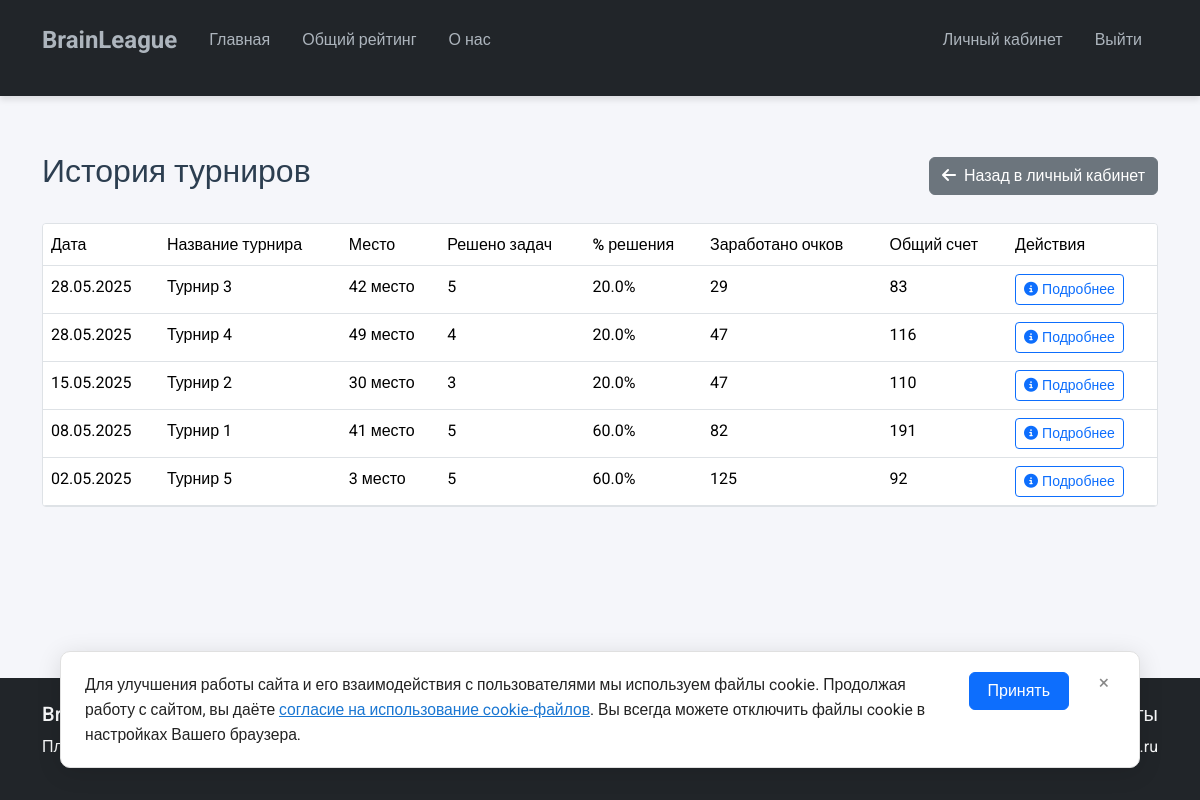
The app's page /tournament/history (signed in) with its own data.
### app.py (models this page shows)
class Tournament(db.Model):
    id = db.Column(db.Integer, primary_key=True)
    title = db.Column(db.String(200), nullable=False)
    description = db.Column(db.Text, nullable=False)
    rules = db.Column(db.Text, nullable=False)  # Добавляем поле для правил
    image = db.Column(db.String(200))
    start_date = db.Column(db.DateTime, nullable=False)
    duration = db.Column(db.Integer, nullable=False)  # в минутах
    is_active = db.Column(db.Boolean, default=False)
    status = db.Column(db.String(20), default='pending')  # pending, started, finished
    created_at = db.Column(db.DateTime, default=datetime.utcnow)
    updated_at = db.Column(db.DateTime, default=datetime.utcnow, onupdate=datetime.utcnow)
    participants = db.relationship('User',
                                 secondary='tournament_participation',
                                 back_populates='tournaments',
                                 lazy='dynamic',
                                 overlaps="tournament_participations")
    participations = db.relationship('TournamentParticipation',
                                   back_populates='tournament',
                                   overlaps="participants,tournaments")

### app.py (the view)
@app.route('/tournament/history')
@login_required
def tournament_history():
    if current_user.is_admin:
        flash('Администраторы не могут участвовать в турнирах', 'warning')
        return redirect(url_for('home'))
    page = request.args.get('page', 1, type=int)
    per_page = 10  # количество записей на странице
    tournaments_query = db.session.query(
        Tournament,
        TournamentParticipation.score,
        TournamentParticipation.place,
        func.count(SolvedTask.id).label('solved_tasks'),
        func.sum(case((SolvedTask.is_correct == True, Task.points), else_=0)).label('earned_points'),
        func.count(case((SolvedTask.is_correct == True, 1))).label('correct_tasks'),
        func.count(Task.id).label('total_tasks')
    ).join(
        TournamentParticipation,
        Tournament.id == TournamentParticipation.tournament_id
    ).outerjoin(
        Task,
        Tournament.id == Task.tournament_id
    ).outerjoin(
        SolvedTask,
        (Task.id == SolvedTask.task_id) & (SolvedTask.user_id == current_user.id)
    ).filter(
        TournamentParticipation.user_id == current_user.id
    ).group_by(
        Tournament.id,
        TournamentParticipation.score,
        TournamentParticipation.place
    ).order_by(
        Tournament.start_date.desc()
    )
    tournaments = tournaments_query.paginate(page=page, per_page=per_page, error_out=False)
    tournament_list = []
    for tournament, score, place, solved_tasks, earned_points, correct_tasks, total_tasks in tournaments.items:
        success_rate = round((correct_tasks or 0) / (total_tasks or 1) * 100, 1)
        tournament_list.append({
            'id': tournament.id,
            'name': tournament.title,
            'start_date': tournament.start_date,
            'solved_tasks': solved_tasks or 0,
            'earned_points': earned_points or 0,
            'score': score or 0,
            'place': place,
            'success_rate': success_rate
        })
    return render_template('tournament_history.html',
                         tournaments=tournament_list,
                         pagination=tournaments)

### app.py (called while the page is built)
def update_user_activity():
    session['last_activity'] = datetime.utcnow().isoformat()
    session.permanent = True

def check_user_activity():
    last_activity = session.get('last_activity')
    if not last_activity:
        return False
    last_activity = datetime.fromisoformat(last_activity)
    if datetime.utcnow() - last_activity > timedelta(days=1):
        session.clear()
        return False
    return True

@app.before_request
def before_request():
    thread_local.db = db.create_scoped_session()
    update_tournament_status()
    if current_user.is_authenticated:
        if not check_user_activity():
            logout_user()
            flash('Ваша сессия была завершена из-за длительного отсутствия активности', 'warning')
            return redirect(url_for('login'))
        update_user_activity()

@app.teardown_request
def teardown_request(exception=None):
    if hasattr(thread_local, 'db'):
        thread_local.db.remove()

@app.teardown_appcontext
def shutdown_session(exception=None):
    db.session.remove()

@login_manager.user_loader
def load_user(user_id):
    return User.query.get(int(user_id))

def update_tournament_status():
    now = datetime.utcnow() + timedelta(hours=3)  # Московское время
    tournaments = Tournament.query.filter(Tournament.status != 'finished').all()
    for tournament in tournaments:
        if tournament.start_date <= now and now <= tournament.start_date + timedelta(minutes=tournament.duration):
            tournament.status = 'started'
        elif now > tournament.start_date + timedelta(minutes=tournament.duration):
            tournament.status = 'finished'
    db.session.commit()

@app.after_request
def after_request(response):
    if response.status_code == 200 and request.endpoint in ['submit_answer', 'buy_tickets', 'use_tickets']:
        update_category_ranks()
    return response

### templates/tournament_history.html (shortened to what this page needs)
{% extends "base.html" %}
{% block content %}
<div class="container mt-4">
    <div class="d-flex justify-content-between align-items-center mb-4">
        <h2>История турниров</h2>
        <a href="{{ url_for('profile') }}" class="btn btn-secondary">
            <i class="fas fa-arrow-left me-2"></i>Назад в личный кабинет
        </a>
    </div>
    {% if tournaments %}
    <div class="rating-table-container">
        <table class="table table-hover">
            <thead>
                <tr>
                    <th>Дата</th>
                    <th>Название турнира</th>
                    <th>Место</th>
                    <th>Решено задач</th>
                    <th>% решения</th>
                    <th>Заработано очков</th>
                    <th>Общий счет</th>
                    <th>Действия</th>
                </tr>
            </thead>
            <tbody>
                {% for tournament in tournaments %}
                <tr>
                    <td>{{ tournament.start_date.strftime('%d.%m.%Y') }}</td>
                    <td>{{ tournament.name }}</td>
                    <td>
                        {% if tournament.place %}
                            {{ tournament.place }} место
                        {% else %}
                            -
                        {% endif %}
                    </td>
                    <td>{{ tournament.solved_tasks }}</td>
                    <td>{{ tournament.success_rate }}%</td>
                    <td>{{ tournament.earned_points }}</td>
                    <td>{{ tournament.score }}</td>
                    <td>
                        <a href="{{ url_for('tournament_results', tournament_id=tournament.id) }}" class="btn btn-sm btn-outline-primary">
                            <i class="fas fa-info-circle me-1"></i>Подробнее
                        </a>
                    </td>
                </tr>
                {% endfor %}
            </tbody>
        </table>
    </div>
    {% else %}
    <div class="alert alert-info">
        <i class="fas fa-info-circle me-2"></i>Вы еще не участвовали ни в одном турнире.
    </div>
    {% endif %}
</div>
{% endblock %}

### static/css/style.css (style rules this page uses)
:root { --primary-color: #4a90e2; --secondary-color: #2c3e50; --accent-color: #e74c3c; --success-color: #2ecc71; --warning-color: #f1c40f; --danger-color: #e74c3c; --light-bg: #f8f9fa; --dark-bg: #2c3e50; --text-color: #2c3e50; --text-light: #7f8c8d; --border-radius: 10px; --box-shadow: 0 4px 6px rgba(0, 0, 0, 0.1); --transition: all 0.3s ease; }
body { font-family: 'Roboto', sans-serif; color: var(--text-color); background-color: #f5f6fa; line-height: 1.6; min-height: 100vh; display: flex; flex-direction: column; }
h1, h2, h3, h4, h5, h6 { font-family: 'Roboto', sans-serif; font-weight: 500; }
.container { padding-bottom: 1rem; }
body { font-family: 'Roboto', sans-serif; min-height: 100vh; display: flex; flex-direction: column; }
.rating-table-container { max-height: 600px; overflow-y: auto; border: 1px solid #dee2e6; border-radius: 0.25rem; margin-bottom: 1rem; }
.rating-table-container table { margin: 0; }
.rating-table-container thead th { position: sticky; top: 0; background: #fff; z-index: 1; cursor: pointer; user-select: none; transition: background-color 0.2s; }
.btn { transition: all 0.3s ease; }
.table th { background-color: #f8f9fa; font-weight: 500; }

### records on screen
Tournament: start_date "28.05.2025", name "Турнир 3", place "42", solved_tasks "5", success_rate "20.0", earned_points "29", score "83"
Tournament: start_date "28.05.2025", name "Турнир 4", place "49", solved_tasks "4", success_rate "20.0", earned_points "47", score "116"
Tournament: start_date "15.05.2025", name "Турнир 2", place "30", solved_tasks "3", success_rate "20.0", earned_points "47", score "110"
Tournament: start_date "08.05.2025", name "Турнир 1", place "41", solved_tasks "5", success_rate "60.0", earned_points "82", score "191"
Tournament: start_date "02.05.2025", name "Турнир 5", place "3", solved_tasks "5", success_rate "60.0", earned_points "125", score "92"
